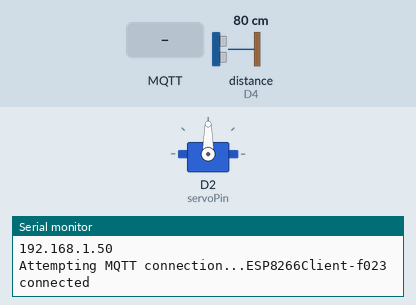
Bench run of a sketch on a simulated ESP8266 (NodeMCU). On the bench: servo, the last lines printed to the serial monitor. Wiring (inferred from the names in the program): ultrasonic range finder: trigger D3; echo D4. Inputs (shaded band) come from the test bench; at power-on: distance to the obstacle (sensor on D4) 80 cm. The echo pulse lasts 58.3 µs per cm; WiFi joins after 1.5 s; servers stay silent unless stated; random numbers use the default seed unless the sketch sets one; no MQTT or app messages arrive unless stated.

Above: at 2.7 s.
2.8 s: MQTT message "1" arrives on the first subscribed topic
At 3.18 s:
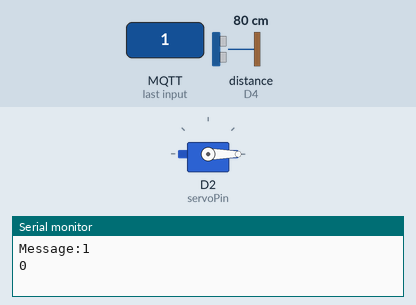
At 5.18 s:
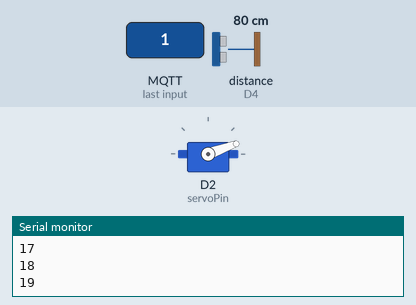
5.8 s: MQTT message "0" arrives on the first subscribed topic
At 13.5 s:
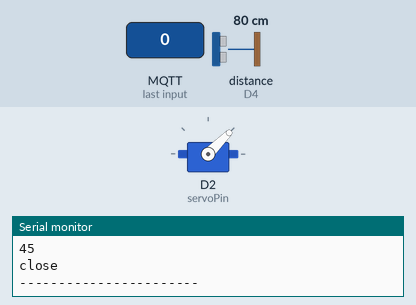
Timing chart, 0 to 14.8 s (numbered marks = the images above; inputs shaded):
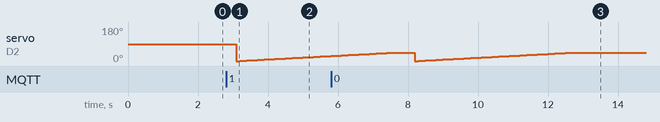

The sketch:

wasteBin_develop.ino
```cpp
#include <ESP8266WiFi.h>
#include <PubSubClient.h>
#include <ArduinoJson.h>
#include <Servo.h>

//Wifi and mqtt_broker
const char* ssid = "IoT-LAB";
const char* password = "Vtnet@1812";
const char* mqtt_server = "171.244.173.204";

WiFiClient espClient;
PubSubClient client(espClient);
unsigned long lastMsg = 0;
#define MSG_BUFFER_SIZE (100)

// servo
Servo myservo;
int pos;
const int servoPin = D2;

// wasteBin
const int trigPin = D3;
const int echoPin = D4;
long duration;
float distance;
int capacity;
float deepOfWaste = 18;

// waste1
char waste1[MSG_BUFFER_SIZE];
bool state1;
int cap1 = 0;
float long1 = 105.8492;
float lat1 = 21.02664;

// waste2
char waste2[MSG_BUFFER_SIZE];
int cap2 = 15;
bool state2;
float long2 = 105.8478;
float lat2= 21.02926;

// waste3
char waste3[MSG_BUFFER_SIZE];
int cap3 = 25;
bool state3;
float long3 = 105.84998;
float lat3 = 21.028;

// waste4
char waste4[MSG_BUFFER_SIZE];
int cap4 = 60;
bool state4;
float long4 = 105.85;
float lat4 = 21.02985;

// waste5
char waste5[MSG_BUFFER_SIZE];
int cap5 = 75;
bool state5;
float long5 = 105.851;
float lat5 = 21.0308;

// waste6
char waste6[MSG_BUFFER_SIZE];
int cap6 = 99;
bool state6;
float long6 = 105.8489;
float lat6 = 21.03051;

void setup_wifi() {

  delay(10);
  // We start by connecting to a WiFi network
  Serial.println();
  Serial.print("Connecting to ");
  Serial.println(ssid);

  WiFi.mode(WIFI_STA);
  WiFi.begin(ssid, password);

  while (WiFi.status() != WL_CONNECTED) {
    delay(500);
    Serial.print(".");
  }

  randomSeed(micros());

  Serial.println("");
  Serial.println("WiFi connected");
  Serial.println("IP address: ");
  Serial.println(WiFi.localIP());
}

void callback(char* topic, byte* payload, unsigned int length) {
  Serial.print("Message arrived in topic: ");
  Serial.println(topic);

  Serial.print("Message:");

  for (int i = 0; i < length; i++) {
    Serial.print((char)payload[i]);
  }
    StaticJsonBuffer<200> jsonBuffer;
    JsonObject& root = jsonBuffer.parseObject(payload);
    const bool state = root["state"];
    Serial.println();
    Serial.println(state);

    if(state == false){
      pos = 0;
        for (pos = 0; pos <=45;pos++){
          myservo.write(pos);
          delay(100);
          Serial.println(myservo.read());
        }
        Serial.println("close");
        client.publish("wasteManagement/waste1/state","\"close\"");
    }else{
            pos = 45;

        for (pos = 45; pos>=0;pos--){
          myservo.write(pos);
          delay(100);
          Serial.println(myservo.read());
        }
        Serial.println("open");
        client.publish("wasteManagement/waste1/state","\"open\"");
    }

  Serial.println();
  Serial.println("-----------------------");
}

void reconnect() {
  // Loop until we're reconnected
  while (!client.connected()) {
    Serial.print("Attempting MQTT connection...");
    // Create a random client ID
    String clientId = "ESP8266Client-";
    clientId += String(random(0xffff), HEX);
    Serial.println(clientId);
    // Attempt to connect
    if (client.connect(clientId.c_str())) {
      Serial.println("connected");
      // Once connected, publish an announcement...
      client.publish("wasteManagement", "hello world");
      // ... and resubscribe
      client.subscribe("wasteManagement/waste1/control");
    } else {
      Serial.print("failed, rc=");
      Serial.print(client.state());
      Serial.println(" try again in 5 seconds");
      // Wait 5 seconds before retrying
      delay(5000);
    }
  }
}


void setup() {
  pinMode(BUILTIN_LED, OUTPUT);     // Initialize the BUILTIN_LED pin as an output
  Serial.begin(115200);
  setup_wifi();
  //servo
  myservo.attach(servoPin);
  client.setServer(mqtt_server, 1884);

  client.setCallback(callback);

    // wasteBin
  pinMode(trigPin, OUTPUT); // Sets the trigPin as an Output
  pinMode(echoPin, INPUT); // Sets the echoPin as an Input
  //////////////
  pos = 0;


}

void loop() {

  if (!client.connected()) {
    reconnect();
  }
  client.loop();

  // wasteBin
digitalWrite(trigPin, LOW);
delayMicroseconds(2);

// Sets the trigPin on HIGH state for 10 micro seconds
digitalWrite(trigPin, HIGH);
delayMicroseconds(10);
digitalWrite(trigPin, LOW);
// Reads the echoPin, returns the sound wave travel time in microseconds
duration = pulseIn(echoPin, HIGH);

// Calculating the distance
distance= duration*0.034/2;
// Serial.println(distance);
if (distance >= 560){
  distance = 0;
}
else if (distance > deepOfWaste && distance < 560){
  distance = deepOfWaste;
}
capacity = 100 - (distance/deepOfWaste)*100;
// Serial.println(capacity);
//Serial.println(distance);
delay(500);

//  if(capacity == 100){
//    myservo.write(45);
//    delay(400);
//    digitalWrite(servoPin,LOW);
//    client.publish("wasteManagement/waste1/state","close");
//  }

  unsigned long now = millis();

  if (now - lastMsg > 3000) {
    lastMsg = now;
    cap1++;
    cap2++;
    cap3++;
    cap4+=3;
    cap5+=5;
    cap6+=10;

    state1 = true;


    if(cap1 > 100){
      cap1 = 0;
    }
    if(cap2 > 100){
      cap2 = 0;
    }
    if(cap3 > 100){
      cap3 = 0;
    }
    if(cap4 > 100){
      cap4 = 0;
    }
    if(cap5 > 100){
      cap5 = 0;
    }
    if(cap6 > 100){
      cap6 = 0;
    }

    // void updateState()

    snprintf (waste1, MSG_BUFFER_SIZE," { \"latitude\": \"%f\",\"longtitude\": \"%f\",  \"capacity\": \"%d\"} " ,lat1,long1,capacity);
    client.publish("wasteManagement/waste1", waste1, true);

    snprintf (waste2, MSG_BUFFER_SIZE," { \"latitude\": \"%f\",\"longtitude\": \"%f\",  \"capacity\": \"%d\"} " ,lat2,long2,cap2);
    client.publish("wasteManagement/waste2", waste2, true);

    snprintf (waste3, MSG_BUFFER_SIZE," { \"latitude\": \"%f\",\"longtitude\": \"%f\",  \"capacity\": \"%d\"} " ,lat3,long3,cap3);
    client.publish("wasteManagement/waste3", waste3, true);

    snprintf (waste4, MSG_BUFFER_SIZE," { \"latitude\": \"%f\",\"longtitude\": \"%f\",  \"capacity\": \"%d\"} " ,lat4,long4,cap4);
    client.publish("wasteManagement/waste4", waste4, true);

    snprintf (waste5, MSG_BUFFER_SIZE," { \"latitude\": \"%f\",\"longtitude\": \"%f\",  \"capacity\": \"%d\"} " ,lat5,long5,cap5);
    client.publish("wasteManagement/waste5", waste5, true);

    snprintf (waste6, MSG_BUFFER_SIZE," { \"latitude\": \"%f\",\"longtitude\": \"%f\",  \"capacity\": \"%d\"} " ,lat6,long6,cap6);
    client.publish("wasteManagement/waste6", waste6, true);


  }
}
```

Measured:
- after the input at 2.8 s, servo on D2 (servoPin): 90° → 0° after 0.29 s, → 1° 0.10 s later, → 2° 0.10 s later, → 3° 0.10 s later, … (28 changes in this stretch)
